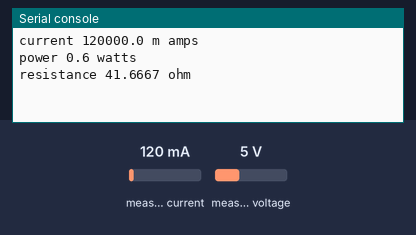
The program below on a simulated Raspberry Pi Pico running CircuitPython. Shown: the last lines printed to the serial console. The test bench sets the inputs (shaded band); at power-on: measured current 120 mA, measured voltage 5 V.

Above: at 1.2 s.
1.3 s: measured current set to 1000 mA
At 2.8 s:
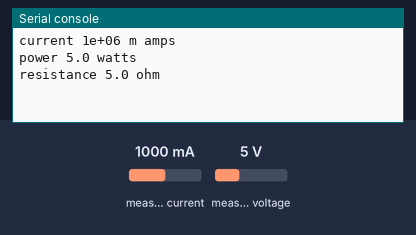
4.3 s: measured voltage set to 0.3 V
At 5.6 s:
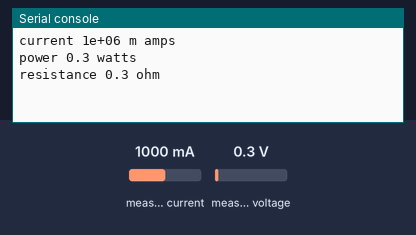
5.8 s: measured current set to 40 mA
At 6.7 s:
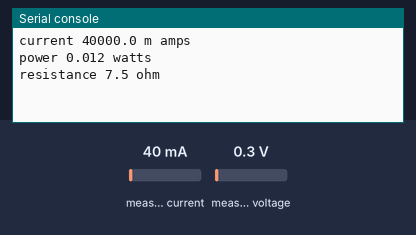
Timing chart, 0 to 8.8 s (numbered marks = the images above; inputs shaded):
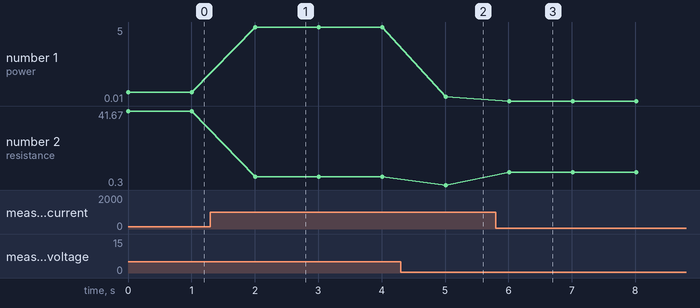

Measured:
- after the input at 1.3 s, the serial console: prints a new line after 0.70 s (image 1)
- after the input at 4.3 s, the serial console: prints a new line after 0.71 s (image 2)
- after the input at 5.8 s, the serial console: prints a new line after 0.21 s (image 3)
- plotted number 1: 5 → 0.3 after the input at 4.3 s, 0.3 → 0.01 after the input at 5.8 s
- plotted number 2: 5 → 0.3 after the input at 4.3 s, 0.3 → 7.5 after the input at 5.8 s

The program:

voltage_sens.py
```python
import board
import busio
import adafruit_ina219
from time import sleep

# Initialize I2C communication on the specified pins (SCL and SDA)
i2c =busio.I2C(scl=board.GP3, sda=board.GP2)
# Create an instance of the INA219 sensor to read voltage, current, and power data
sensor = adafruit_ina219.INA219(i2c)

# Infinite loop to continuously read and print data from the sensor
while True:
    # Read and print the bus voltage in volts
    print("voltage:", sensor.bus_voltage, "volts")
    # Read and print the current in milliamps (mA), sensor returns value in amps
    print("current", sensor.current*1000, "m amps")
    # Read and print the power in watts
    print("power", sensor.power, "watts")
    # Calculate and print the resistance in ohms (Ohm's Law: R = V / I)
    # Multiply the current by 1000 to convert from amps to milliamps
    print("resistance", (sensor.bus_voltage/sensor.current)*1000, "ohm")
    print("\n")
    sleep(1)
```
